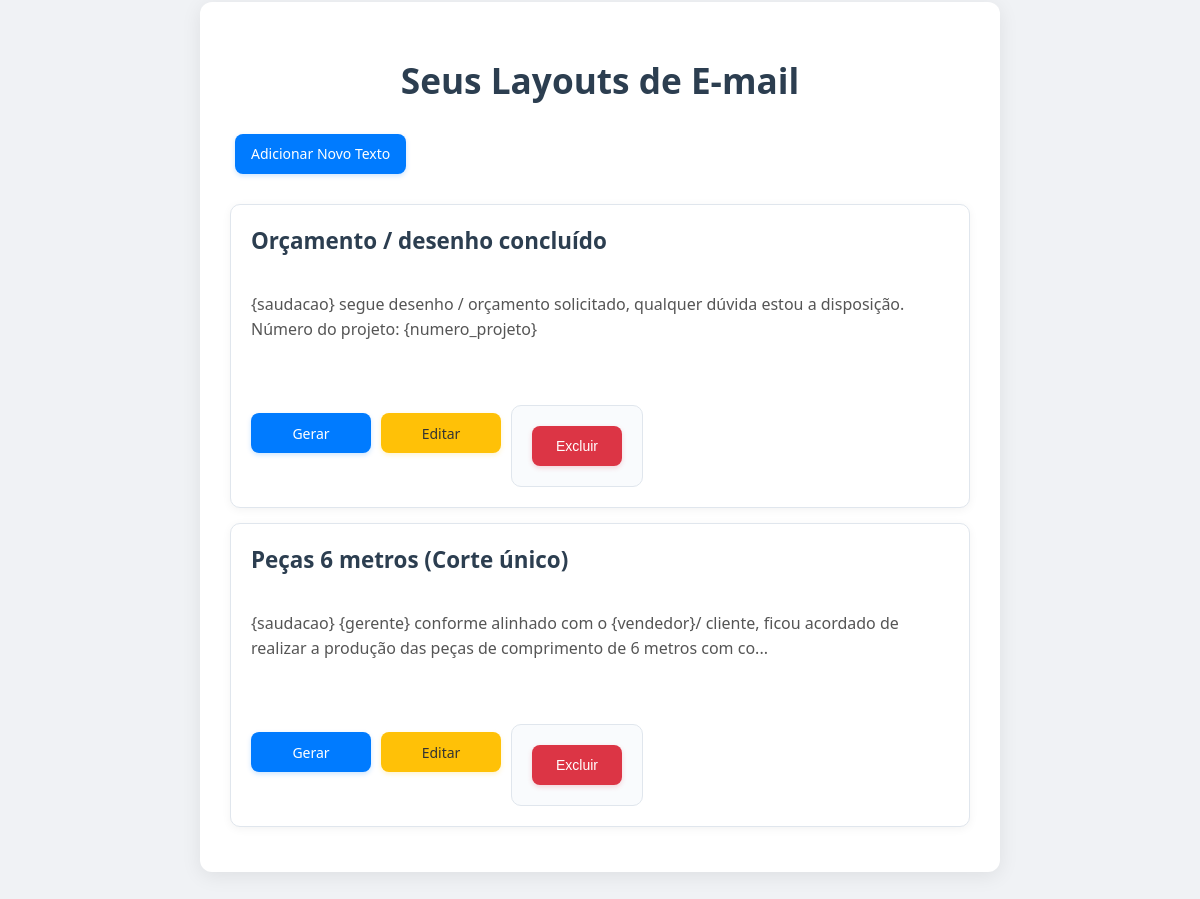
The app's page /, older data.
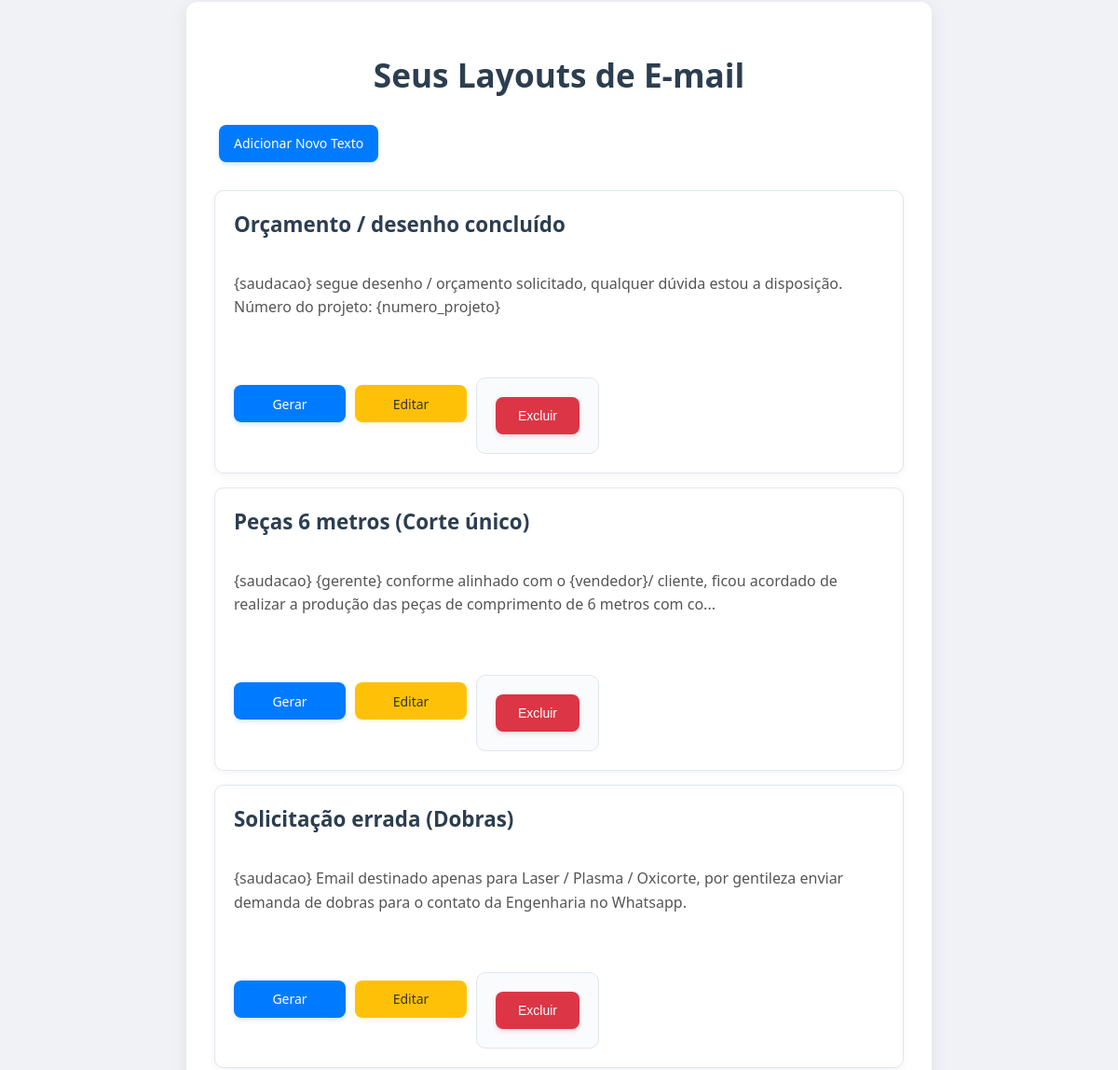
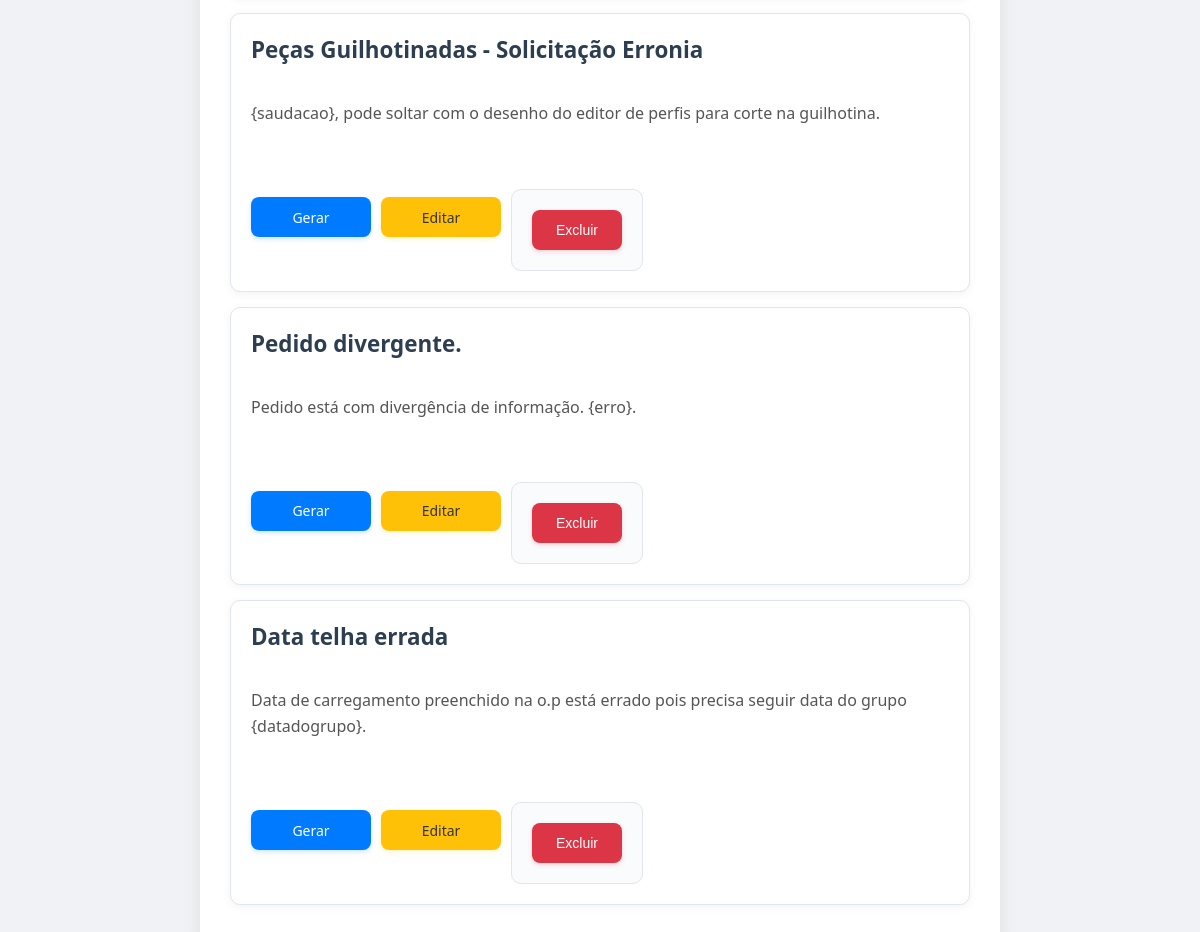
The same page, newer data (2 pictures, top to bottom).
### tables this page shows
CREATE TABLE texts (
            id INTEGER PRIMARY KEY AUTOINCREMENT,
            name TEXT NOT NULL,
            content TEXT NOT NULL
        );

### app.py (the view)
@app.route('/')
def index():
    conn = get_db_connection()
    texts = conn.execute('SELECT * FROM texts').fetchall()
    conn.close()
    return render_template('index.html', texts=texts)

### app.py (called while the page is built)
def get_db_connection():
    conn = sqlite3.connect('texts.db')
    conn.row_factory = sqlite3.Row
    return conn

### templates/index.html (shortened to what this page needs)
<!DOCTYPE html>
<html lang="pt-br">
<head>
    <link rel="stylesheet" href="{{ url_for('static', filename='css/style.css') }}">
</head>
<body>
    <div class="container">
        <h1>Seus Layouts de E-mail</h1>
        <a href="{{ url_for('add_text') }}" class="button">Adicionar Novo Texto</a>
        <div class="text-list">
            {% for text in texts %}
                <div class="text-item">
                    <h2>{{ text.name }}</h2>
                    <p>{{ text.content | truncate(150, True, '...', 0) }}</p>
                    <div class="actions">
                        <a href="{{ url_for('generate_text', text_id=text.id) }}" class="button">Gerar</a>
                        <a href="{{ url_for('edit_text', text_id=text.id) }}" class="button edit-button">Editar</a>
                        <form action="{{ url_for('delete_text', text_id=text.id) }}" method="POST" style="display:inline;">
                            <button type="submit" class="button delete-button" onclick="return confirm('Tem certeza que deseja excluir este texto?');">Excluir</button>
                        </form>
                    </div>
                </div>
            {% else %}
                <p>Nenhum texto pré-pronto cadastrado ainda. <a href="{{ url_for('add_text') }}">Adicione um!</a></p>
            {% endfor %}
        </div>
    </div>
</body>
</html>

### static/css/style.css (style rules this page uses)
body { font-family: 'Segoe UI', Roboto, 'Helvetica Neue', Arial, sans-serif; background-color: #f0f2f5; color: #333; margin: 0; padding: 2px; display: flex; justify-content: center; align-items: flex-start; min-height: 150vh; }
.container { background-color: #fff; padding: 30px; border-radius: 12px; box-shadow: 0 4px 20px rgba(0, 0, 0, 0.08); width: 100%; max-width: 800px; box-sizing: border-box; }
h1 { color: #2c3e50; text-align: center; margin-bottom: 25px; font-size: 2.2em; font-weight: 600; }
h2 { color: #34495e; margin-bottom: 15px; font-size: 1.5em; font-weight: 500; }
.button { display: inline-flex; justify-content: center; align-items: center; min-width: 100px; height: 40px; background-color: #007bff; color: white; padding: 8px 16px; border: none; border-radius: 8px; cursor: pointer; text-decoration: none; font-size: 14px; font-weight: 500; margin: 5px; transition: all 0.3s ease; box-shadow: 0 2px 5px rgba(0, 123, 255, 0.2); box-sizing: border-box; }
.edit-button { background-color: #ffc107; color: #333; box-shadow: 0 2px 5px rgba(255, 193, 7, 0.2); }
.delete-button { background-color: #dc3545; box-shadow: 0 2px 5px rgba(220, 53, 69, 0.2); }
.text-list { margin-top: 25px; }
.text-item { background-color: #ffffff; border: 1px solid #e0e6ed; padding: 20px; margin-bottom: 15px; border-radius: 10px; display: flex; flex-direction: column; gap: 12px; box-shadow: 0 2px 10px rgba(0, 0, 0, 0.05); transition: transform 0.2s ease, box-shadow 0.2s ease; }
.text-item h2 { margin-top: 0; margin-bottom: 8px; color: #2c3e50; text-align: left; font-size: 1.4em; font-weight: 600; }
.text-item p { margin-bottom: 10px; white-space: pre-wrap; line-height: 1.6; color: #555; }
.text-item .actions { margin-top: 15px; display: flex; gap: 10px; flex-wrap: wrap; justify-content: flex-start; align-items: center; }
.text-item .actions .button { flex: 1; min-width: 90px; max-width: 120px; margin: 0; text-align: center; }
form { display: flex; flex-direction: column; gap: 18px; margin-top: 25px; padding: 20px; background-color: #f9fbfd; border-radius: 10px; border: 1px solid #e0e6ed; }

Row changes from the older to the newer data that the page shows:
added texts: name "Solicitação errada (Dobras)", content "{saudacao} Email destinado apenas para Laser / Plasma / Oxicorte, por gentileza enviar demanda de dobras para o contato da Engenharia no Whatsapp."
added texts: name "Peças Guilhotinadas - Solicitação Erronia", content "{saudacao}, pode soltar com o desenho do editor de perfis para corte na guilhotina."
added texts: name "Pedido divergente.", content "Pedido está com divergência de informação. {erro}."
added texts: name "Data telha errada", content "Data de carregamento preenchido na o.p está errado pois precisa seguir data do grupo {datadogrupo}."
